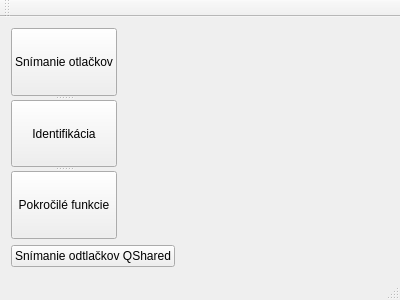
<?xml version="1.0" encoding="UTF-8"?>
<ui version="4.0">
 <class>MainWindow</class>
 <widget class="QMainWindow" name="MainWindow">
  <property name="geometry">
   <rect>
    <x>0</x>
    <y>0</y>
    <width>400</width>
    <height>300</height>
   </rect>
  </property>
  <property name="windowTitle">
   <string>Neurodactyl 2.0</string>
  </property>
  <widget class="QWidget" name="centralWidget">
   <layout class="QFormLayout" name="formLayout">
    <item row="0" column="0">
     <widget class="QSplitter" name="splitter">
      <property name="orientation">
       <enum>Qt::Vertical</enum>
      </property>
      <widget class="QPushButton" name="fingerPrintScannerButton">
       <property name="text">
        <string>Snímanie otlačkov</string>
       </property>
      </widget>
      <widget class="QPushButton" name="pushButton_2">
       <property name="text">
        <string>Identifikácia</string>
       </property>
      </widget>
      <widget class="QPushButton" name="pushButton_3">
       <property name="text">
        <string>Pokročilé funkcie</string>
       </property>
      </widget>
     </widget>
    </item>
    <item row="1" column="0">
     <widget class="QPushButton" name="QShared_pushButton">
      <property name="text">
       <string>Snímanie odtlačkov QShared</string>
      </property>
     </widget>
    </item>
   </layout>
  </widget>
  <widget class="QMenuBar" name="menuBar">
   <property name="geometry">
    <rect>
     <x>0</x>
     <y>0</y>
     <width>400</width>
     <height>21</height>
    </rect>
   </property>
  </widget>
  <widget class="QToolBar" name="mainToolBar">
   <attribute name="toolBarArea">
    <enum>TopToolBarArea</enum>
   </attribute>
   <attribute name="toolBarBreak">
    <bool>false</bool>
   </attribute>
  </widget>
  <widget class="QStatusBar" name="statusBar"/>
 </widget>
 <layoutdefault spacing="6" margin="11"/>
 <resources/>
 <connections/>
</ui>
